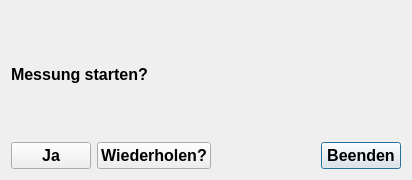
<?xml version="1.0" encoding="UTF-8"?>
<ui version="4.0">
 <class>ExcerciseDialog</class>
 <widget class="QDialog" name="ExcerciseDialog">
  <property name="geometry">
   <rect>
    <x>0</x>
    <y>0</y>
    <width>412</width>
    <height>180</height>
   </rect>
  </property>
  <property name="font">
   <font>
    <pointsize>12</pointsize>
    <weight>75</weight>
    <bold>true</bold>
   </font>
  </property>
  <property name="windowTitle">
   <string>Weiter üben?</string>
  </property>
  <layout class="QGridLayout" name="gridLayout">
   <item row="1" column="0" colspan="2">
    <widget class="QLabel" name="label">
     <property name="font">
      <font>
       <family>MS Shell Dlg 2</family>
       <pointsize>12</pointsize>
       <weight>75</weight>
       <bold>true</bold>
      </font>
     </property>
     <property name="text">
      <string>Messung starten?</string>
     </property>
     <property name="scaledContents">
      <bool>false</bool>
     </property>
    </widget>
   </item>
   <item row="0" column="1">
    <spacer name="verticalSpacer">
     <property name="orientation">
      <enum>Qt::Vertical</enum>
     </property>
     <property name="sizeType">
      <enum>QSizePolicy::MinimumExpanding</enum>
     </property>
     <property name="sizeHint" stdset="0">
      <size>
       <width>20</width>
       <height>40</height>
      </size>
     </property>
    </spacer>
   </item>
   <item row="2" column="1">
    <spacer name="betweenLabelButtonBoxVerticalSpacer">
     <property name="orientation">
      <enum>Qt::Vertical</enum>
     </property>
     <property name="sizeType">
      <enum>QSizePolicy::MinimumExpanding</enum>
     </property>
     <property name="sizeHint" stdset="0">
      <size>
       <width>20</width>
       <height>40</height>
      </size>
     </property>
    </spacer>
   </item>
   <item row="3" column="3">
    <widget class="QPushButton" name="pushButtonQuit">
     <property name="text">
      <string>Beenden</string>
     </property>
    </widget>
   </item>
   <item row="3" column="1">
    <widget class="QPushButton" name="pushButtonRetry">
     <property name="text">
      <string>Wiederholen?</string>
     </property>
    </widget>
   </item>
   <item row="3" column="0">
    <widget class="QPushButton" name="pushButtonMeasure">
     <property name="text">
      <string>Ja</string>
     </property>
    </widget>
   </item>
   <item row="1" column="2">
    <spacer name="horizontalSpacer">
     <property name="orientation">
      <enum>Qt::Horizontal</enum>
     </property>
     <property name="sizeHint" stdset="0">
      <size>
       <width>40</width>
       <height>20</height>
      </size>
     </property>
    </spacer>
   </item>
  </layout>
 </widget>
 <resources/>
 <connections>
  <connection>
   <sender>pushButtonQuit</sender>
   <signal>clicked()</signal>
   <receiver>ExcerciseDialog</receiver>
   <slot>close()</slot>
   <hints>
    <hint type="sourcelabel">
     <x>351</x>
     <y>152</y>
    </hint>
    <hint type="destinationlabel">
     <x>205</x>
     <y>89</y>
    </hint>
   </hints>
  </connection>
  <connection>
   <sender>pushButtonMeasure</sender>
   <signal>clicked()</signal>
   <receiver>ExcerciseDialog</receiver>
   <slot>close()</slot>
   <hints>
    <hint type="sourcelabel">
     <x>57</x>
     <y>152</y>
    </hint>
    <hint type="destinationlabel">
     <x>205</x>
     <y>89</y>
    </hint>
   </hints>
  </connection>
  <connection>
   <sender>pushButtonRetry</sender>
   <signal>clicked()</signal>
   <receiver>ExcerciseDialog</receiver>
   <slot>close()</slot>
   <hints>
    <hint type="sourcelabel">
     <x>185</x>
     <y>152</y>
    </hint>
    <hint type="destinationlabel">
     <x>205</x>
     <y>89</y>
    </hint>
   </hints>
  </connection>
 </connections>
</ui>
